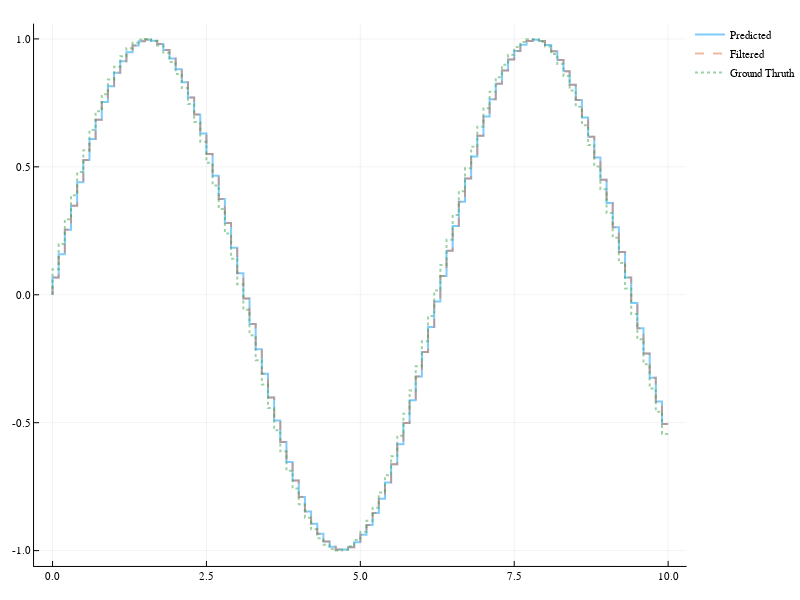

Write notebook code for a chart like this one.
### Markdown cell above
---
### Experiment: Filterung reiner Sinus Werte
Wir versuchen, nur das original Signal zu verfolgen, also diese ohne Rauschen.

### Code cell
A = 1 # Zustandsübergangsmatrix
G = 1 # Messabbildung Matrix
Q = .8
R = 0.5

x̂_0 = 0
# x̂_0 = f(1)
Σ_0 = 0.5

model = KalmanFilter.Kalman(A, Q, G, R, x̂_0, Σ_0)

y_filtered = zeros(length(x))
y_predicted = zeros(length(x))
for (index, value) in enumerate(x)
    y_cur = y[index]
    y_filtered[index] = KalmanFilter.fusion(model, y_cur).state
    y_predicted[index] = KalmanFilter.predict(model).state
    #@printf "Step %4d    y_m %.3f    filtered %.3f    predicted %.3f    gain %.3f\n" index y_cur y_filtered[index] y_predicted[index] KalmanFilter.K(model)
end

plot(x, y_predicted, label = "Predicted")
plot!(x, y_filtered, label = "Filtered", linestyle=:dash)
plot!(x, y, label = "Ground Thruth", linestyle=:dot)

### Figure 1 — Plotly figure (JSON) as saved in the notebook; plotly's stock layout.template omitted (floating-point values rounded to 4 significant figures; data arrays with more than 128 entries replaced by an {"elided": "..."} marker saying what was removed)
{"data": [{"colorbar": {"title": ""}, "hoverinfo": "text", "legendgroup": "Predicted", "line": {"color": "rgba(0, 154, 250, 0.500)", "dash": "solid", "shape": "linear", "width": 2}, "mode": "lines", "name": "Predicted", "showlegend": true, "text": {"elided": "201 null values"}, "type": "scatter", "x": {"elided": "201 float values"}, "xaxis": "x1", "y": {"elided": "201 float values"}, "yaxis": "y1", "zmax": 0.1, "zmin": -0.1}, {"colorbar": {"title": ""}, "hoverinfo": "text", "legendgroup": "Filtered", "line": {"color": "rgba(227, 111, 71, 0.500)", "dash": "dash", "shape": "linear", "width": 2}, "mode": "lines", "name": "Filtered", "showlegend": true, "text": {"elided": "201 null values"}, "type": "scatter", "x": {"elided": "201 float values"}, "xaxis": "x1", "y": {"elided": "201 float values"}, "yaxis": "y1", "zmax": 0.1, "zmin": -0.1}, {"colorbar": {"title": ""}, "hoverinfo": "text", "legendgroup": "Ground Thruth", "line": {"color": "rgba(62, 164, 78, 0.500)", "dash": "dot", "shape": "linear", "width": 2}, "mode": "lines", "name": "Ground Thruth", "showlegend": true, "text": {"elided": "201 null values"}, "type": "scatter", "x": {"elided": "201 float values"}, "xaxis": "x1", "y": {"elided": "201 float values"}, "yaxis": "y1", "zmax": 0.1, "zmin": -0.1}], "layout": {"annotations": [], "height": 600, "legend": {"bgcolor": "rgba(255, 255, 255, 1.000)", "bordercolor": "rgba(0, 0, 0, 1.000)", "font": {"color": "rgba(0, 0, 0, 1.000)", "family": "sans-serif", "size": 11}, "tracegroupgap": 0, "x": 1, "y": 1}, "margin": {"b": 20, "l": 0, "r": 0, "t": 20}, "paper_bgcolor": "rgba(255, 255, 255, 1.000)", "plot_bgcolor": "rgba(255, 255, 255, 1.000)", "showlegend": true, "width": 800, "xaxis": {"anchor": "y1", "domain": [0.04937, 0.9951], "gridcolor": "rgba(0, 0, 0, 0.100)", "gridwidth": 0.5, "linecolor": "rgba(0, 0, 0, 1.000)", "mirror": false, "range": [-0.3, 10.3], "showgrid": true, "showline": true, "showticklabels": true, "tickangle": 0, "tickcolor": "rgb(0, 0, 0)", "tickfont": {"color": "rgba(0, 0, 0, 1.000)", "family": "sans-serif", "size": 11}, "tickmode": "array", "ticks": "inside", "ticktext": ["0.0", "2.5", "5.0", "7.5", "10.0"], "tickvals": [0, 2.5, 5, 7.5, 10], "title": "", "titlefont": {"color": "rgba(0, 0, 0, 1.000)", "family": "sans-serif", "size": 15}, "type": "-", "visible": true, "zeroline": false, "zerolinecolor": "rgba(0, 0, 0, 1.000)"}, "yaxis": {"anchor": "x1", "domain": [0.02508, 0.9934], "gridcolor": "rgba(0, 0, 0, 0.100)", "gridwidth": 0.5, "linecolor": "rgba(0, 0, 0, 1.000)", "mirror": false, "range": [-1.06, 1.06], "showgrid": true, "showline": true, "showticklabels": true, "tickangle": 0, "tickcolor": "rgb(0, 0, 0)", "tickfont": {"color": "rgba(0, 0, 0, 1.000)", "family": "sans-serif", "size": 11}, "tickmode": "array", "ticks": "inside", "ticktext": ["-1.0", "-0.5", "0.0", "0.5", "1.0"], "tickvals": [-1, -0.5, 0, 0.5, 1], "title": "", "titlefont": {"color": "rgba(0, 0, 0, 1.000)", "family": "sans-serif", "size": 15}, "type": "-", "visible": true, "zeroline": false, "zerolinecolor": "rgba(0, 0, 0, 1.000)"}}}
